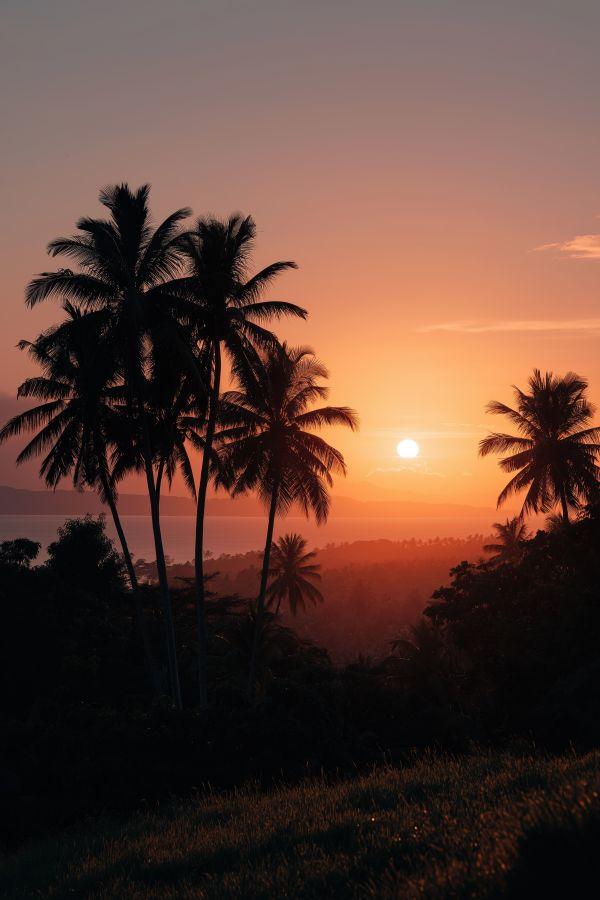
#> input picture nature.jpg, 600 x 900 px
$ python cv6.py
#> lines starting #> are read from the running program, lines starting #| are printed output that depends on the picture; after the words box and inside, x2 and y2 are one past the last pixel; in counts of white or black regions, pixels touching at a corner belong together
import cv2
import numpy as np
from matplotlib import pyplot as plt

# Load the image in grayscale
img = cv2.imread("nature.jpg", 0)
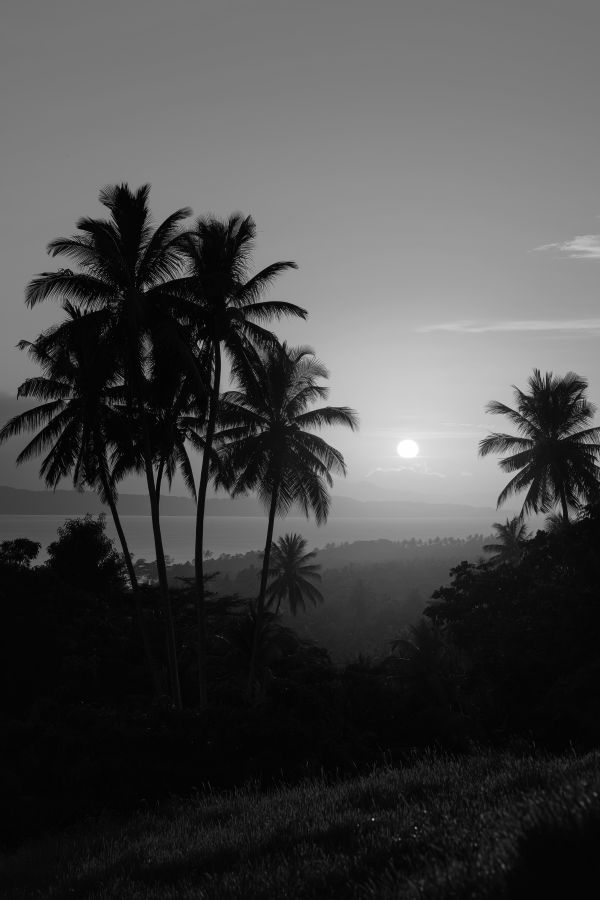
#> img: shape (900, 600); min 0, max 255, mean 73.7

if img is None:
    print("Error: Image not found")
else:
    # Set up the plot figure
    plt.figure(figsize=(12, 10))

    # Display original image
    plt.subplot(3, 3, 1)
    plt.imshow(img, cmap="gray")
    plt.title("Original Image")
    plt.axis("off")

    # Loop through all 8 bit planes
    for i in range(8):

        # Extract the i-th bit plane
        bit_plane = (img >> i) & 1

        # Scale to 0-255 for visualization
        vis_plane = bit_plane * 255

        # Display bit plane
        plt.subplot(3, 3, i + 2)
        plt.imshow(vis_plane, cmap="gray")
        plt.title(f"Bit Plane {i}")
        plt.axis("off")
#> this loop made 8 passes
#> pass 1, `bit_plane = (img >> i) & 1`:
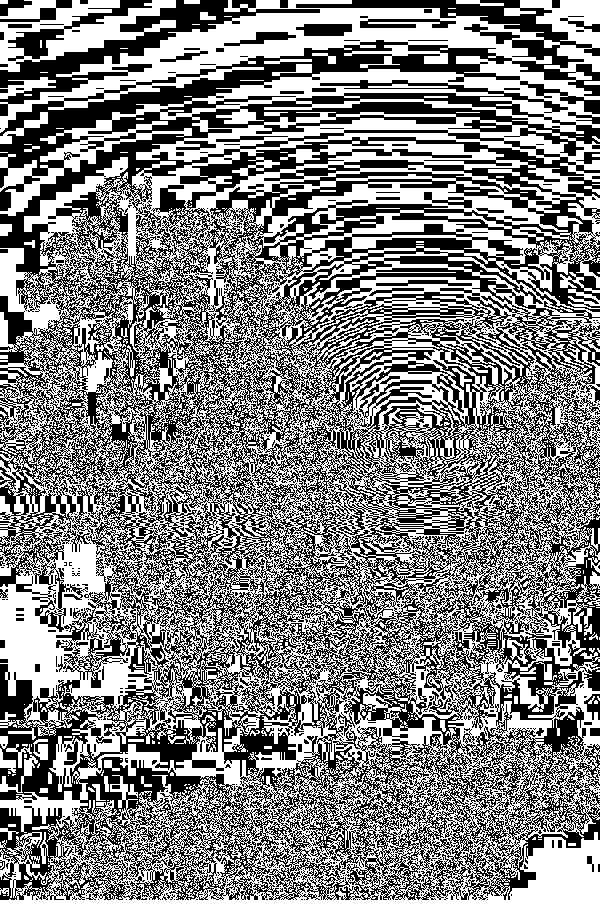
#> bit_plane: shape (900, 600); values 0 (black) and 1 (white), 50.8% white; 1025 black regions (932 under 20 px), largest, box (x1, y1, x2, y2) and area: (0, 0, 600, 900) 246215, (0, 0, 320, 116) 6792, (8, 0, 152, 61) 1624
#> pass 2, `bit_plane = (img >> i) & 1`:
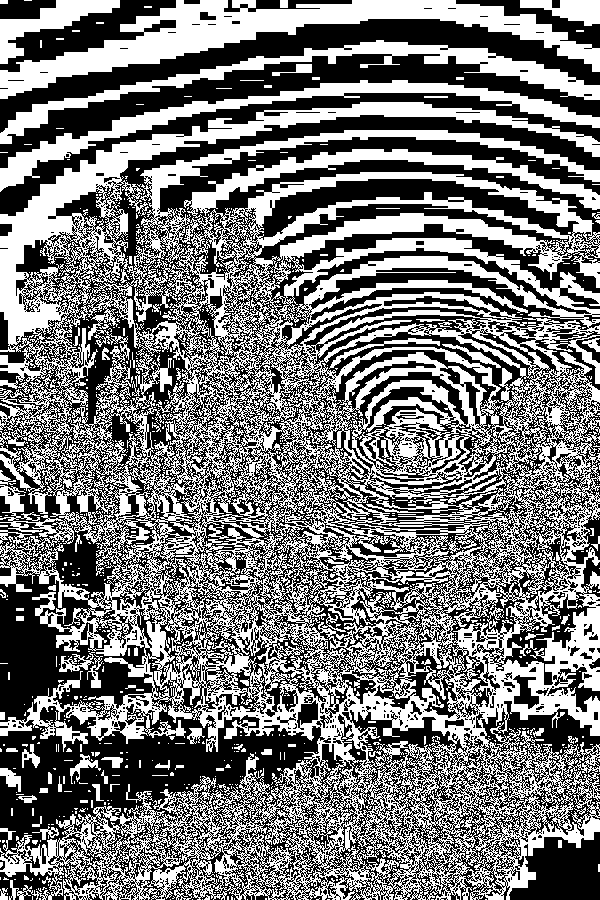
#> bit_plane: shape (900, 600); values 0 (black) and 1 (white), 47.2% white; 1207 white regions (1118 under 20 px), largest, box (x1, y1, x2, y2) and area: (0, 102, 600, 900) 205326, (0, 0, 600, 99) 15832, (0, 40, 600, 144) 7741

    # Adjust layout
    plt.tight_layout()

    # Save the output image
    plt.savefig("bit_plane_result.png")
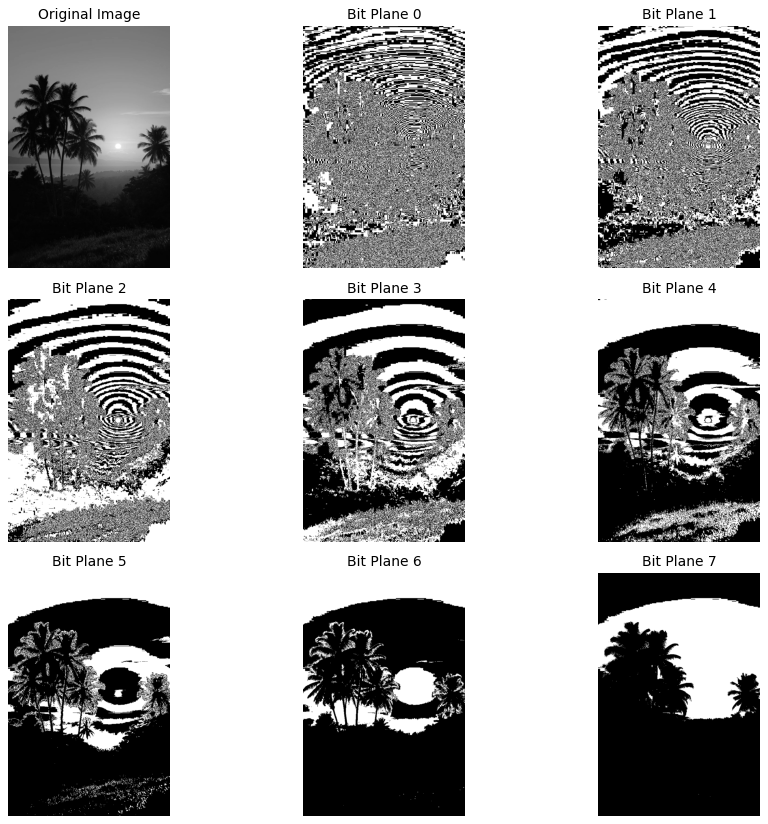
#> figure drawn by matplotlib, 9 panels

    # Display the result
    plt.show()
